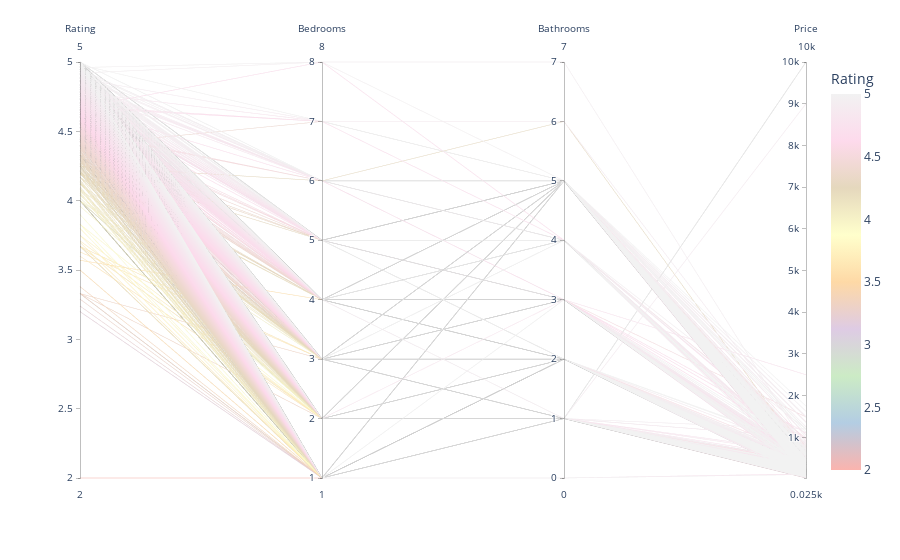

Write notebook code for a chart like this one.
### Code cell
fig = px.parallel_coordinates(df_cleaned, color='rating',
                              dimensions=['rating', 'bedrooms', 'baths', 'price'],
                              color_continuous_scale=px.colors.qualitative.Pastel1,
                              labels={'rating': 'Rating', 'bedrooms': 'Bedrooms',
                                      'baths': 'Bathrooms', 'price': 'Price'})
fig.update_layout(
)
fig.show()
fig.write_html("parallel_coordinates.html")

### Figure 1 — Plotly figure (JSON) as saved in the notebook; plotly's stock layout.template omitted (floating-point values rounded to 4 significant figures; data arrays with more than 128 entries replaced by an {"elided": "..."} marker saying what was removed)
{"data": [{"dimensions": [{"label": "Rating", "values": {"elided": "3397 float values"}}, {"label": "Bedrooms", "values": {"elided": "3397 int values"}}, {"label": "Bathrooms", "values": {"elided": "3397 int values"}}, {"label": "Price", "values": {"elided": "3397 int values"}}], "domain": {"x": [0, 1], "y": [0, 1]}, "line": {"color": {"elided": "3397 float values"}, "coloraxis": "coloraxis"}, "name": "", "type": "parcoords"}], "layout": {"coloraxis": {"colorbar": {"title": {"text": "Rating"}}, "colorscale": [[0, "rgb(251,180,174)"], [0.125, "rgb(179,205,227)"], [0.25, "rgb(204,235,197)"], [0.375, "rgb(222,203,228)"], [0.5, "rgb(254,217,166)"], [0.625, "rgb(255,255,204)"], [0.75, "rgb(229,216,189)"], [0.875, "rgb(253,218,236)"], [1, "rgb(242,242,242)"]]}, "legend": {"tracegroupgap": 0}, "margin": {"t": 60}}}
